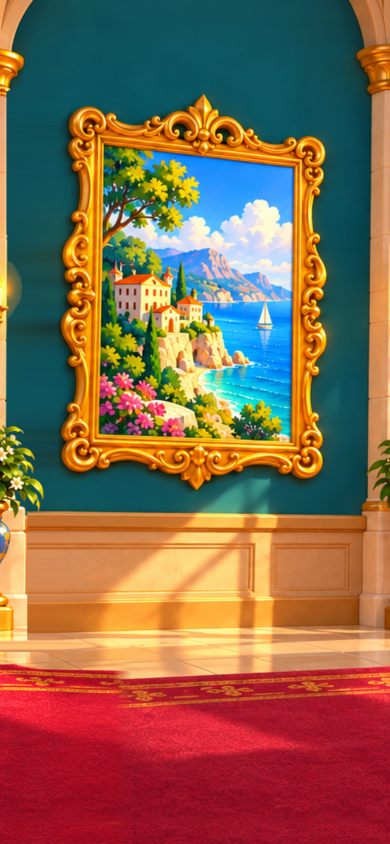
#> input picture docs/art/drafts/corridor-victory-v2-floor-20261031/backup/frame-start.png, 780 x 1688 px (shown at 1/2 size); the run also reads 1 picture not shown here
$ python prepare-review.py
#> lines starting #> are read from the running program, lines starting #| are printed output that depends on the picture
"""QA and comparison boards from actual browser frames; no scene editing."""
import sys,json,hashlib
from pathlib import Path
root=Path(__file__).resolve().parent
sys.path.insert(0,str(root.parents[1]/'.task16-python'))
from PIL import Image,ImageDraw,ImageFont,ImageChops,ImageStat
font=lambda n,b=False:ImageFont.truetype('C:/Windows/Fonts/segoeuib.ttf' if b else 'C:/Windows/Fonts/segoeui.ttf',n)
start=Image.open(root/'frame-start.png').convert('RGB');end=Image.open(root/'frame-end.png').convert('RGB');middle=Image.open(root/'frame-middle.png').convert('RGB')
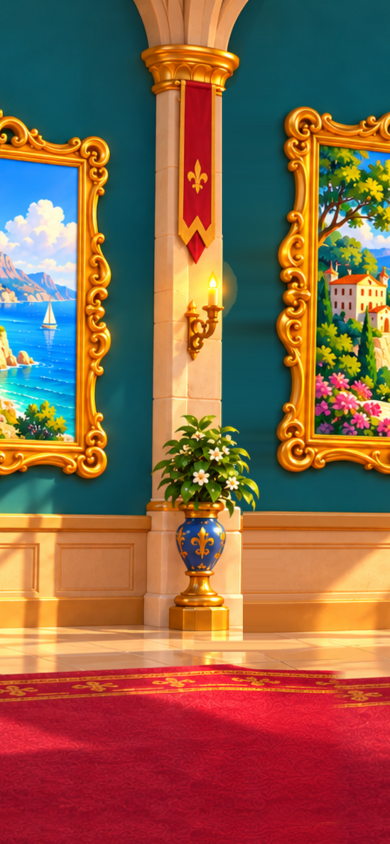
#> input picture docs/art/drafts/corridor-victory-v2-floor-20261031/backup/frame-middle.png, 780 x 1688 px (shown at 1/2 size)
assert ImageChops.difference(start,end).getbbox() is None
native=Image.open(root/'original-panorama.png').convert('RGB').crop((64,0,560,971))
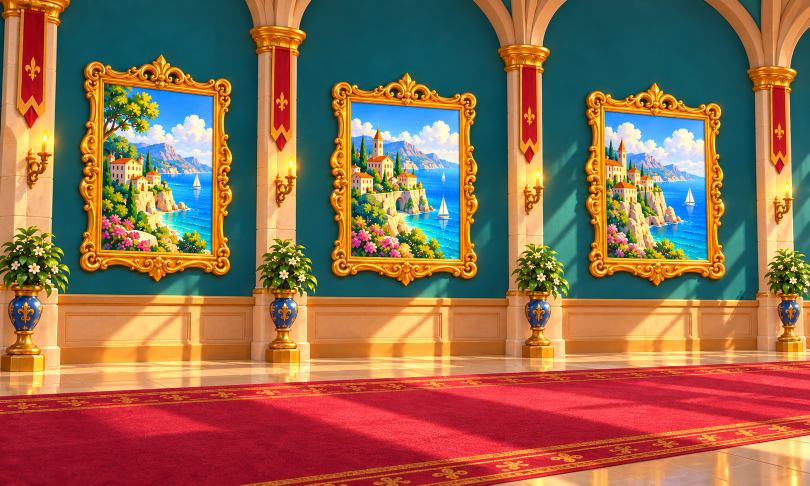
#> input picture docs/art/drafts/corridor-victory-v2-floor-20261031/backup/original-panorama.png, 1619 x 971 px (shown at 1/2 size)
matched=Image.open(root/'matched-bay.png').convert('RGB')
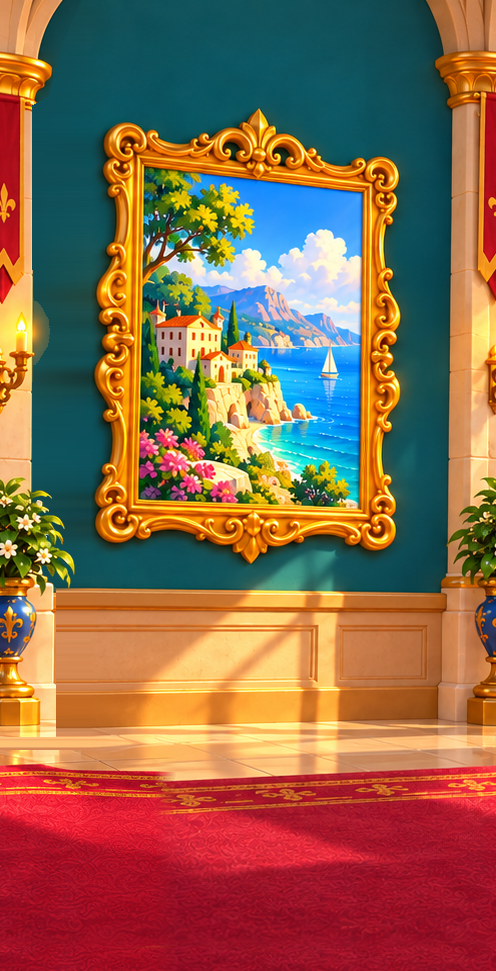
#> input picture docs/art/drafts/corridor-victory-v2-floor-20261031/backup/matched-bay.png, 496 x 971 px
#> matched is the input picture: PIL image 496x971 RGB; mean R, G, B 140.3, 102.4, 75.5
assert ImageChops.difference(native.crop((90,100,414,570)),matched.crop((90,100,414,570))).getbbox() is None
board=Image.new('RGB',(1320,1110),'#102b33');d=ImageDraw.Draw(board)
#> after `board = Image.new('RGB', (1320, 1110), '#102b33')`:
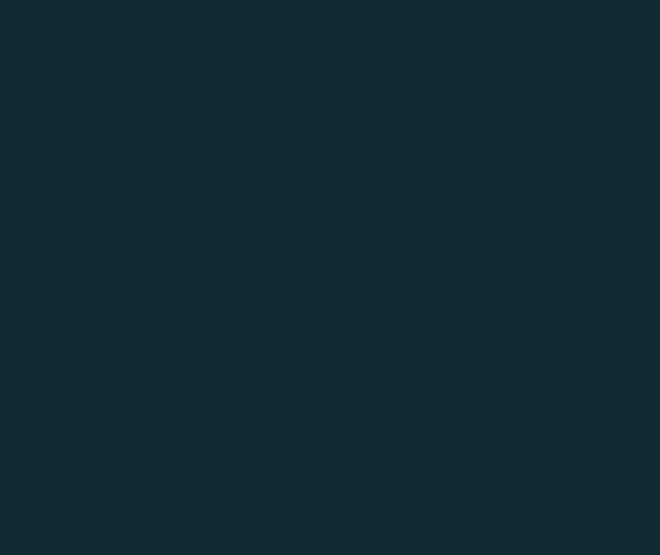
#> board: PIL image 1320x1110 RGB (shown at 1/2 size); mean R, G, B 16, 43, 51
d.text((30,24),'BAŞLANGIÇ / BİTİŞ · HAM PİKSEL FARKI = 0',font=font(32,True),fill='#fff0d4')
d.text((30,78),'Mevcut eğik çerçeve ve tablo korunur · bir komşu bölüm · 3 saniye',font=font(24),fill='#cce3e3')
diff=ImageChops.difference(start,end)
#> diff: PIL image 780x1688 RGB; every value is 0
for i,(im,label) in enumerate([(start,'BAŞLANGIÇ'),(end,'BİTİŞ'),(diff,'FARK · SİYAH = TAM EŞİT')]):
    x=30+i*440;d.text((x,130),label,font=font(24,True),fill='#ffcf6b');board.paste(im.resize((390,844),Image.Resampling.LANCZOS),(x,175))
#> this loop made 3 passes
#> (label, x) on passes 1 to 3: ('BAŞLANGIÇ', 30), ('BİTİŞ', 470), ('FARK · SİYAH = TAM EŞİT', 910)
d.text((30,1050),'Sabit sahne · son kareyi değiştirme, zoom, morph veya zamana bağlı crossfade yok.',font=font(23),fill='#cce3e3')
board.save(root/'start-end-comparison.png')
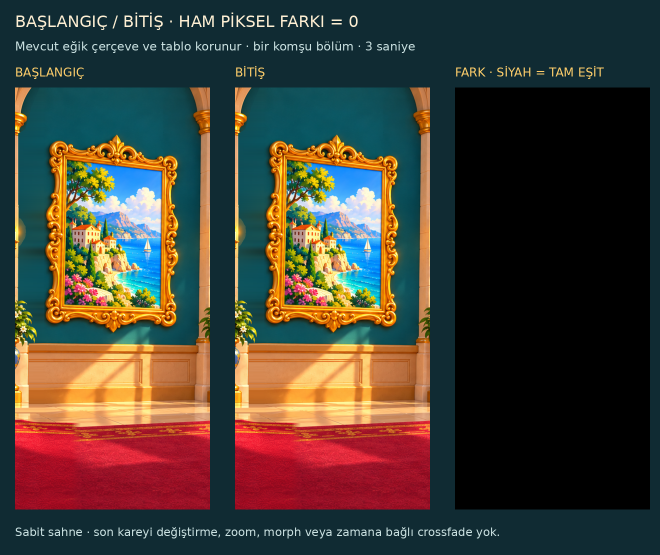
#> saved as start-end-comparison.png: PIL image 1320x1110 RGB (shown at 1/2 size); mean R, G, B 68.1, 61.9, 52.9
review=Image.new('RGB',(1320,1110),'#102b33');d=ImageDraw.Draw(review)
d.text((30,24),'EŞLEŞEN KOMŞU BÖLÜM · KADRAJ İNCELEMESİ',font=font(32,True),fill='#fff0d4')
d.text((30,78),'← Son panorama-single-step videosundaki hareket yönü korundu',font=font(24),fill='#ffcf6b')
for i,(im,label) in enumerate([(start,'1. TABLO'),(middle,'ORTA · SÜTUN / DUVAR'),(end,'KOMŞU 2. TABLO')]):
    x=30+i*440;d.text((x,130),label,font=font(24,True),fill='#cce3e3');review.paste(im.resize((390,844),Image.Resampling.LANCZOS),(x,175))
#> this loop made 3 passes
#> (label, x) on passes 1 to 3: ('1. TABLO', 30), ('ORTA · SÜTUN / DUVAR', 470), ('KOMŞU 2. TABLO', 910)
d.text((30,1050),'Ana mimari öğeler kaynak piksellerinden; yerel zemin ve birleşim onarımı.',font=font(23),fill='#cce3e3')
review.save(root/'review-frames.png')
# Old approved baseline beside the revision: makes all local changes reviewable.
old=Image.open(root/'backup/frame-start.png').convert('RGB')
before=Image.new('RGB',(900,1060),'#102b33');d=ImageDraw.Draw(before)
d.text((30,22),'ÖNCEKİ TASLAK / YEREL REVİZYON',font=font(30,True),fill='#fff0d4')
for i,(im,label) in enumerate([(old,'ÖNCEKİ BAŞLANGIÇ'),(start,'EŞLEŞEN REVİZYON')]):
    x=30+i*450;d.text((x,92),label,font=font(25,True),fill='#cce3e3');before.paste(im.resize((390,844),Image.Resampling.LANCZOS),(x,145))
#> this loop made 2 passes
#> (label, x) on passes 1 to 2: ('ÖNCEKİ BAŞLANGIÇ', 30), ('EŞLEŞEN REVİZYON', 480)
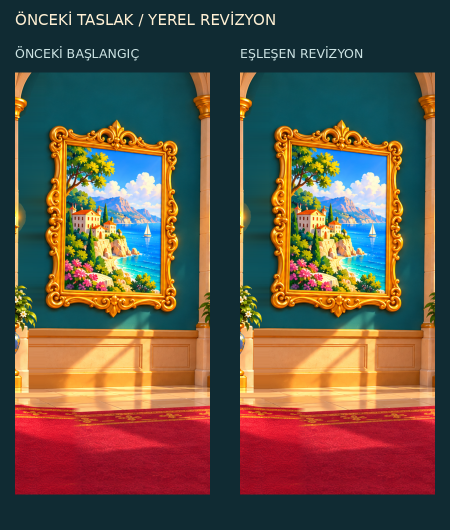
#> before: PIL image 900x1060 RGB (shown at 1/2 size); mean R, G, B 99.5, 85.2, 70.3
before.save(root/'before-after-start.png')

def sheet(indices,name,title):
#> called with name = 'whole-move.png'
    tw,th=156,338;cols=7;rows=(len(indices)+6)//7
    image=Image.new('RGB',(1212,75+rows*380+24),'#102b33');dr=ImageDraw.Draw(image)
#> after `image = Image.new('RGB', (1212, 75 + rows * 380 + 24), '#102b33')`:
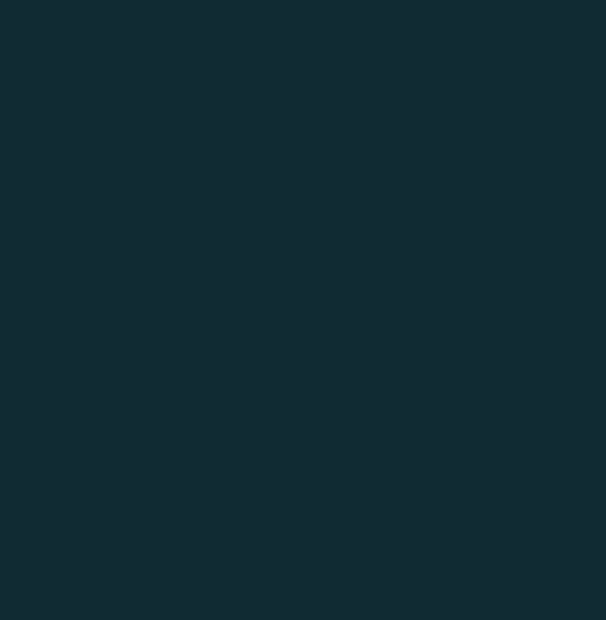
#> image: PIL image 1212x1239 RGB (shown at 1/2 size); mean R, G, B 16, 43, 51
    dr.text((24,18),title,font=font(24,True),fill='#fff0d4')
    for j,n in enumerate(indices):
        x=24+(j%cols)*168;y=75+(j//cols)*380
#> (the run stopped early here; a loop or call above may not have finished)
